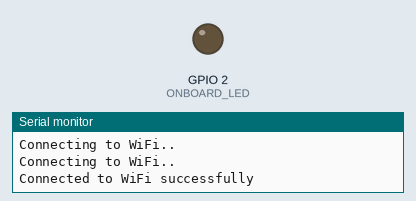
This sketch was run on a simulated ESP32. On the bench: output pins drawn as LEDs (lit = HIGH), the last lines printed to the serial monitor. WiFi joins after 1.5 s; servers stay silent unless stated.

Above: at 5.0 s.
At 9.5 s:
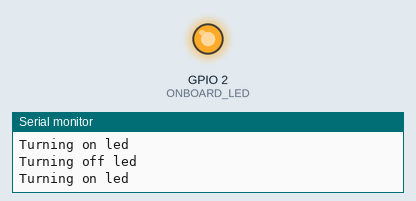
Timing chart, 0 to 11.4 s (numbered marks = the images above):
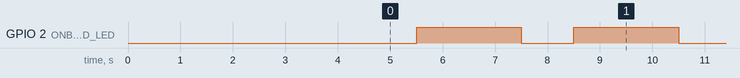

Measured:
- by itself, GPIO 2 (ONBOARD_LED): alternates HIGH for 2.0 s and LOW for 1.0 s

The sketch:

wifi_detector_sketch.ino
```cpp
#define ONBOARD_LED  2
#include "WiFi.h"

void setup() {
  Serial.begin(9600);
  delay(3000);
  pinMode(ONBOARD_LED, OUTPUT);
  const char* ssid = "Yaakov iPhone";
  const char* password =  "gggggggg";
  WiFi.begin(ssid, password);
  while (WiFi.status() != WL_CONNECTED) {
    delay(500);
    Serial.println("Connecting to WiFi..");
  }
  Serial.println("Connected to WiFi successfully");
}

void loop() {
  if (WiFi.status() == WL_CONNECTED) {
    delay(1000);
    Serial.println("Turning on led");
    digitalWrite(ONBOARD_LED, HIGH);
    delay(2000);
    Serial.println("Turning off led");
    digitalWrite(ONBOARD_LED, LOW);
  } else {
    Serial.println("wifi not connected, not blinking");
  }

}
```
